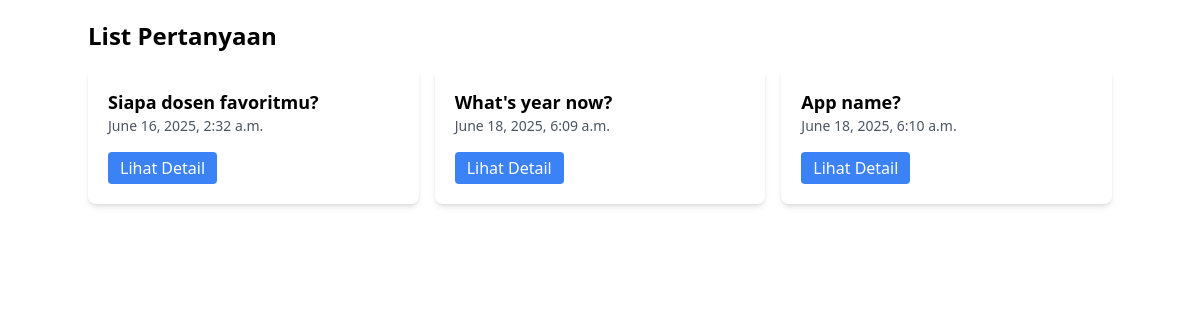
Before: / with the older database file.
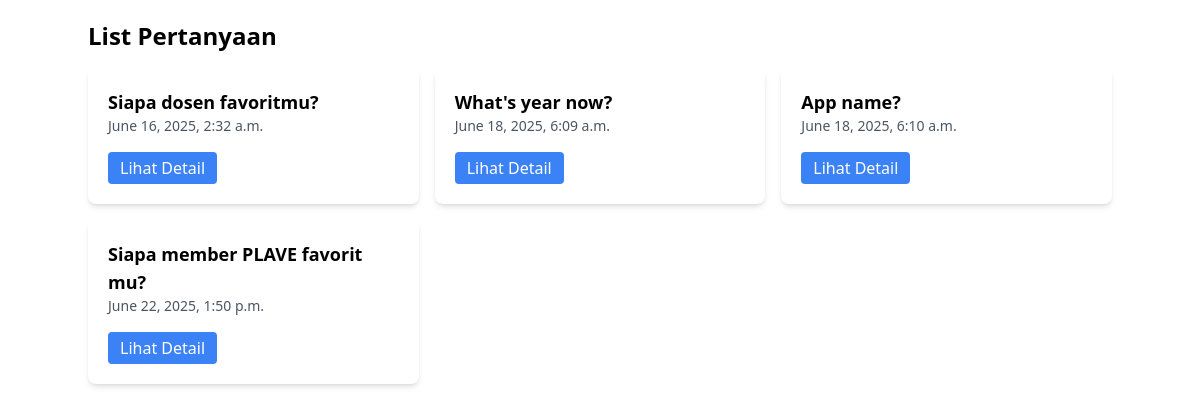
After: the same page with the newer database file.
### polls/models.py (models this page shows)
class Question(models.Model):
   question_text = models.CharField(max_length=200)
   pub_date = models.DateTimeField("date published")

### polls/views.py (the view)
# urls.py: path('', views.index, name='index'),
def index(request):
    latest_question_list = Question.objects.all()
    return render(request, 'polls/index.html', {'latest_question_list': latest_question_list})

### polls/templates/polls/index.html (shortened to what this page needs)
<!DOCTYPE html>
<html lang="en">
<head>
    <script src="https://cdn.tailwindcss.com"></script>
</head>
<body>
    <div class="container mx-auto py-5">
        <h1 class="text-2xl font-bold mb-4">List Pertanyaan</h1>
        <div class="grid grid-cols-1 md:grid-cols-2 lg:grid-cols-3 gap-4">
            {% for question in latest_question_list %}
            <div class="bg-white rounded-lg shadow-md p-5">
                <h2 class="text-lg font-semibold">{{ question.question_text }}</h2>
                <p class="text-sm text-gray-600">{{ question.pub_date }}</p>
                <a href="{% url 'polls:detail' question.id %}" class="inline-block mt-4 bg-blue-500 text-white px-3 py-1 rounded">
                    Lihat Detail
                </a>
            </div>
            {% endfor %}
        </div>
    </div>
</body>
</html>

Changed rows visible on the page:
added Question: question_text "Siapa member PLAVE favorit mu?", pub_date "June 22, 2025, 1:50 p.m."
